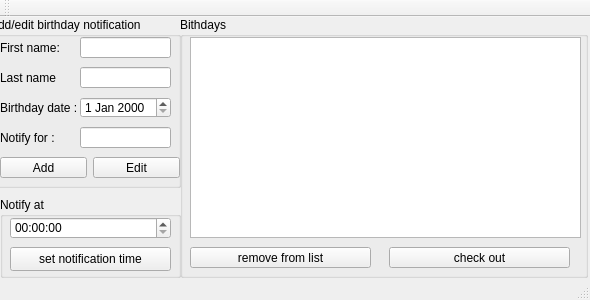
<?xml version="1.0" encoding="UTF-8"?>
<ui version="4.0">
 <class>BirthdayNotifierWindowClass</class>
 <widget class="QMainWindow" name="BirthdayNotifierWindowClass">
  <property name="geometry">
   <rect>
    <x>0</x>
    <y>0</y>
    <width>590</width>
    <height>300</height>
   </rect>
  </property>
  <property name="sizePolicy">
   <sizepolicy hsizetype="Preferred" vsizetype="Preferred">
    <horstretch>0</horstretch>
    <verstretch>0</verstretch>
   </sizepolicy>
  </property>
  <property name="maximumSize">
   <size>
    <width>590</width>
    <height>300</height>
   </size>
  </property>
  <property name="windowTitle">
   <string>BirthdayNotifierWindow</string>
  </property>
  <widget class="QWidget" name="centralWidget">
   <widget class="QWidget" name="layoutWidget">
    <property name="geometry">
     <rect>
      <x>300</x>
      <y>270</y>
      <width>167</width>
      <height>67</height>
     </rect>
    </property>
    <property name="sizePolicy">
     <sizepolicy hsizetype="Fixed" vsizetype="Preferred">
      <horstretch>0</horstretch>
      <verstretch>0</verstretch>
     </sizepolicy>
    </property>
    <layout class="QHBoxLayout" name="horizontalLayout_3"/>
   </widget>
   <widget class="QPushButton" name="add_btn">
    <property name="geometry">
     <rect>
      <x>0</x>
      <y>140</y>
      <width>87</width>
      <height>21</height>
     </rect>
    </property>
    <property name="sizePolicy">
     <sizepolicy hsizetype="Minimum" vsizetype="Preferred">
      <horstretch>0</horstretch>
      <verstretch>0</verstretch>
     </sizepolicy>
    </property>
    <property name="text">
     <string>Add</string>
    </property>
   </widget>
   <widget class="QLabel" name="first_name_label">
    <property name="geometry">
     <rect>
      <x>0</x>
      <y>20</y>
      <width>61</width>
      <height>21</height>
     </rect>
    </property>
    <property name="sizePolicy">
     <sizepolicy hsizetype="Minimum" vsizetype="Minimum">
      <horstretch>0</horstretch>
      <verstretch>0</verstretch>
     </sizepolicy>
    </property>
    <property name="text">
     <string>First name:</string>
    </property>
   </widget>
   <widget class="QLineEdit" name="first_name_edit">
    <property name="geometry">
     <rect>
      <x>80</x>
      <y>20</y>
      <width>91</width>
      <height>21</height>
     </rect>
    </property>
    <property name="sizePolicy">
     <sizepolicy hsizetype="Minimum" vsizetype="Minimum">
      <horstretch>0</horstretch>
      <verstretch>0</verstretch>
     </sizepolicy>
    </property>
   </widget>
   <widget class="QLabel" name="last_name_label">
    <property name="geometry">
     <rect>
      <x>0</x>
      <y>50</y>
      <width>60</width>
      <height>21</height>
     </rect>
    </property>
    <property name="sizePolicy">
     <sizepolicy hsizetype="Minimum" vsizetype="Minimum">
      <horstretch>0</horstretch>
      <verstretch>0</verstretch>
     </sizepolicy>
    </property>
    <property name="text">
     <string>Last name :</string>
    </property>
   </widget>
   <widget class="QLineEdit" name="last_name_edit">
    <property name="geometry">
     <rect>
      <x>80</x>
      <y>50</y>
      <width>91</width>
      <height>21</height>
     </rect>
    </property>
    <property name="sizePolicy">
     <sizepolicy hsizetype="Minimum" vsizetype="Minimum">
      <horstretch>0</horstretch>
      <verstretch>0</verstretch>
     </sizepolicy>
    </property>
   </widget>
   <widget class="QLabel" name="notify_for_label">
    <property name="geometry">
     <rect>
      <x>0</x>
      <y>110</y>
      <width>60</width>
      <height>21</height>
     </rect>
    </property>
    <property name="sizePolicy">
     <sizepolicy hsizetype="Minimum" vsizetype="Minimum">
      <horstretch>0</horstretch>
      <verstretch>0</verstretch>
     </sizepolicy>
    </property>
    <property name="text">
     <string>Notify for : </string>
    </property>
   </widget>
   <widget class="QLineEdit" name="notify_for_edit">
    <property name="geometry">
     <rect>
      <x>80</x>
      <y>110</y>
      <width>91</width>
      <height>21</height>
     </rect>
    </property>
    <property name="sizePolicy">
     <sizepolicy hsizetype="Minimum" vsizetype="Minimum">
      <horstretch>0</horstretch>
      <verstretch>0</verstretch>
     </sizepolicy>
    </property>
   </widget>
   <widget class="QLabel" name="birthday_date_label">
    <property name="geometry">
     <rect>
      <x>0</x>
      <y>80</y>
      <width>77</width>
      <height>21</height>
     </rect>
    </property>
    <property name="sizePolicy">
     <sizepolicy hsizetype="Fixed" vsizetype="Preferred">
      <horstretch>0</horstretch>
      <verstretch>0</verstretch>
     </sizepolicy>
    </property>
    <property name="text">
     <string>Birthday date :</string>
    </property>
   </widget>
   <widget class="QDateEdit" name="bithday_date_edit">
    <property name="geometry">
     <rect>
      <x>80</x>
      <y>80</y>
      <width>91</width>
      <height>21</height>
     </rect>
    </property>
    <property name="sizePolicy">
     <sizepolicy hsizetype="Fixed" vsizetype="Fixed">
      <horstretch>0</horstretch>
      <verstretch>0</verstretch>
     </sizepolicy>
    </property>
   </widget>
   <widget class="QPushButton" name="remove_btn">
    <property name="geometry">
     <rect>
      <x>190</x>
      <y>230</y>
      <width>181</width>
      <height>21</height>
     </rect>
    </property>
    <property name="sizePolicy">
     <sizepolicy hsizetype="Fixed" vsizetype="Preferred">
      <horstretch>0</horstretch>
      <verstretch>0</verstretch>
     </sizepolicy>
    </property>
    <property name="text">
     <string>remove from list</string>
    </property>
   </widget>
   <widget class="QPushButton" name="check_out_btn">
    <property name="geometry">
     <rect>
      <x>389</x>
      <y>230</y>
      <width>181</width>
      <height>21</height>
     </rect>
    </property>
    <property name="sizePolicy">
     <sizepolicy hsizetype="Fixed" vsizetype="Preferred">
      <horstretch>0</horstretch>
      <verstretch>0</verstretch>
     </sizepolicy>
    </property>
    <property name="text">
     <string>check out</string>
    </property>
   </widget>
   <widget class="QTableView" name="tableView">
    <property name="geometry">
     <rect>
      <x>190</x>
      <y>20</y>
      <width>391</width>
      <height>201</height>
     </rect>
    </property>
   </widget>
   <widget class="QPushButton" name="edit_btn">
    <property name="geometry">
     <rect>
      <x>93</x>
      <y>140</y>
      <width>87</width>
      <height>21</height>
     </rect>
    </property>
    <property name="sizePolicy">
     <sizepolicy hsizetype="Minimum" vsizetype="Preferred">
      <horstretch>0</horstretch>
      <verstretch>0</verstretch>
     </sizepolicy>
    </property>
    <property name="text">
     <string>Edit</string>
    </property>
   </widget>
   <widget class="QGroupBox" name="groupBox">
    <property name="geometry">
     <rect>
      <x>0</x>
      <y>180</y>
      <width>181</width>
      <height>81</height>
     </rect>
    </property>
    <property name="title">
     <string>Notify at </string>
    </property>
    <widget class="QPushButton" name="set_time_btn">
     <property name="geometry">
      <rect>
       <x>10</x>
       <y>50</y>
       <width>161</width>
       <height>24</height>
      </rect>
     </property>
     <property name="text">
      <string>set notification time</string>
     </property>
    </widget>
    <widget class="QTimeEdit" name="notification_time">
     <property name="geometry">
      <rect>
       <x>10</x>
       <y>20</y>
       <width>161</width>
       <height>22</height>
      </rect>
     </property>
    </widget>
   </widget>
   <widget class="QGroupBox" name="groupBox_2">
    <property name="geometry">
     <rect>
      <x>-10</x>
      <y>0</y>
      <width>191</width>
      <height>171</height>
     </rect>
    </property>
    <property name="title">
     <string>Add/edit birthday notification</string>
    </property>
   </widget>
   <widget class="QGroupBox" name="groupBox_3">
    <property name="geometry">
     <rect>
      <x>180</x>
      <y>0</y>
      <width>408</width>
      <height>261</height>
     </rect>
    </property>
    <property name="title">
     <string>Bithdays</string>
    </property>
   </widget>
   <zorder>groupBox_3</zorder>
   <zorder>groupBox_2</zorder>
   <zorder>layoutWidget</zorder>
   <zorder>add_btn</zorder>
   <zorder>first_name_label</zorder>
   <zorder>first_name_edit</zorder>
   <zorder>last_name_label</zorder>
   <zorder>last_name_edit</zorder>
   <zorder>notify_for_label</zorder>
   <zorder>notify_for_edit</zorder>
   <zorder>birthday_date_label</zorder>
   <zorder>bithday_date_edit</zorder>
   <zorder>remove_btn</zorder>
   <zorder>check_out_btn</zorder>
   <zorder>tableView</zorder>
   <zorder>edit_btn</zorder>
   <zorder>groupBox</zorder>
  </widget>
  <widget class="QMenuBar" name="menuBar">
   <property name="geometry">
    <rect>
     <x>0</x>
     <y>0</y>
     <width>590</width>
     <height>22</height>
    </rect>
   </property>
  </widget>
  <widget class="QToolBar" name="mainToolBar">
   <attribute name="toolBarArea">
    <enum>TopToolBarArea</enum>
   </attribute>
   <attribute name="toolBarBreak">
    <bool>false</bool>
   </attribute>
  </widget>
  <widget class="QStatusBar" name="statusBar"/>
 </widget>
 <layoutdefault spacing="6" margin="11"/>
 <resources>
  <include location="BirthdayNotifierWindow.qrc"/>
 </resources>
 <connections/>
</ui>
